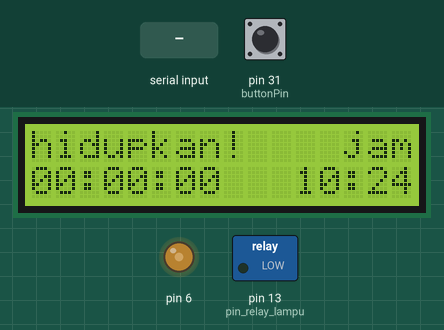
A sketch run on a simulated Arduino Mega 2560, built with avr-gcc and run on an emulated ATmega2560. On the bench: 16×2 character LCD, switched loads named in the sketch (green lamp = pin HIGH), output pins drawn as LEDs (lit = HIGH). Wiring (inferred from the names in the program): DS1307 clock at I2C address 0x68. Inputs (shaded band) come from the test bench; at power-on: pin 31 (buttonPin) LOW. The local clock reads 2024-03-15 10:24:30 at power-on unless the sketch sets it; what the sketch prints to the serial monitor is not drawn.

Above: at 1.3 s.
1.4 s: pin 31 (buttonPin) pulled HIGH for 0.15 s
At 1.48 s:
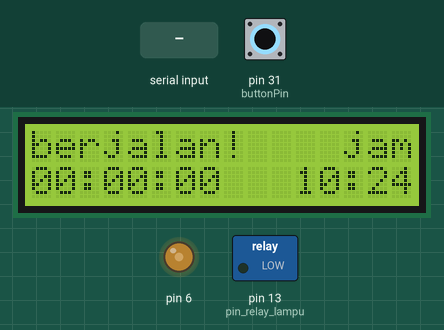
2.1 s: pin 31 (buttonPin) pulled HIGH for 1 s
At 3.03 s:
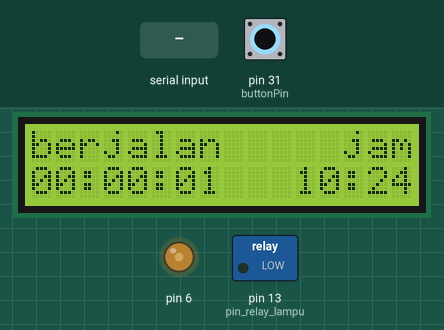
4.6 s: "2\n" received over Serial
6.1 s: "1\n" received over Serial
At 7.1 s:
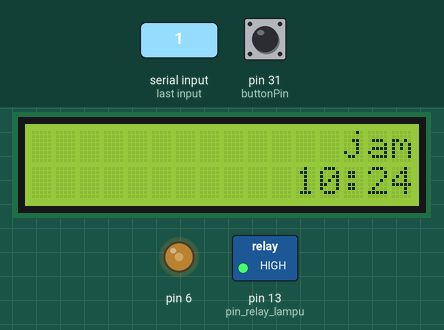
7.6 s: "90,45\n" received over Serial
Timing chart, 0 to 10.1 s (numbered marks = the images above; inputs shaded):
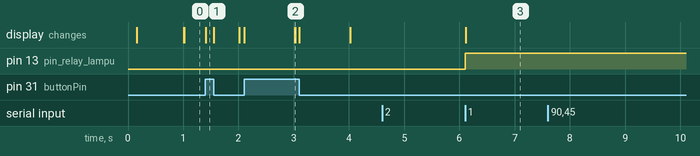

Measured:
- after the input at 1.4 s, the display: changes at once (image 1)
- after the input at 2.1 s, the display: first changes at once (image 2 shows a later state)
- after the input at 4.6 s, every drawn part: stays the same
- after the input at 6.1 s, pin 13 (pin_relay_lampu): LOW → HIGH at once; the display: changes at once (image 3)
- after the input at 7.6 s, every drawn part: stays the same

The sketch:

growlight_simplified_eepromplustimerlaf.ino
```cpp
/*=============================================
 * rtc == arduino
 * gnd == gnd
 * vcc == 5v
 * sda == sda
 * scl == scl
 *
 * relay lampu == arduino
 * gnd == pinout
 *
 * dht == arduino
 * + == 5v
 * - == gnd
 * data == pinout
 *
 *
 *
 *
 */


#include <EEPROM.h>
#include <Wire.h>
#include <DHT.h>
#include <LiquidCrystal.h>
#define DHTTYPE DHT22
#define DHTPIN 9
DHT dht(DHTPIN, DHTTYPE);
const int buttonPin = 31;
int contrast = 100;

LiquidCrystal lcd(12,11,5,4,3,2);

const int DS1307 = 0x68; // Address of DS1307 see data sheets
const char* namahari[] =
{"Minggu", "Senin", "Selasa", "Rabu", "Kamis", "Jum'at", "Sabtu"};
const char* namabulan[] =
{"Januari", "Februari", "Maret", "April", "Mei", "Juni", "Juli", "Augustus","September", "Oktober", "November", "Desember"};

bool man= false;
bool vled;
byte detik = 0;
byte menit = 0;
byte jam = 0;
byte hari = 0;
byte tanggal = 0;
byte bulan = 0;
byte tahun = 0;
byte input;

int addressjamawaleeprom = 0;
int addressmenitawaleeprom = 1;
int addressdetikawaleeprom = 2;
int addressjamakhireeprom = 3;
int addressmenitakhireeprom = 4;
int addressdetikakhireeprom = 5;

byte jamawal;
byte menitawal;
byte detikawal;
byte jamakhir;
byte menitakhir;
byte detikakhir;

///// stopwatch
///
unsigned long dtk;
unsigned long mnt;
unsigned long jm;
unsigned long sekarang;
unsigned long previousMillis=0;

byte hstart;
byte hfinish;
byte mstart;
byte mfinish;
byte sstart;
byte sfinish;

  unsigned long totalmenit;
  unsigned long totaldetik;
  unsigned long convertpembandingmenitnyala;
  unsigned long convertpembandingdetiknyala;
  unsigned long convertpembandingmenitmati;
  unsigned long convertpembandingdetikmati;
int buttonstate=0;
unsigned long start;
void setup() {
  // put your setup code here, to run once:
  Wire.begin();
  dht.begin();
  lcd.begin(16,2);
  analogWrite(6, contrast);
  pinMode(buttonPin, INPUT);
  Serial.begin(9600);
  pinMode(13,OUTPUT); //pin relay lampu
  tampilkanrtc();
  cekmode();

  Serial.println(man);
  Serial.print("EEPROM Length: ");
  Serial.print(EEPROM.length());
  Serial.println("");
  hstart = EEPROM.read(addressjamawaleeprom);
  mstart = EEPROM.read(addressmenitawaleeprom);
  sstart = EEPROM.read(addressdetikawaleeprom);
  hfinish = EEPROM.read(addressjamakhireeprom);
  mfinish = EEPROM.read(addressmenitakhireeprom);
  sfinish = EEPROM.read(addressdetikakhireeprom);
  Serial.println("waktu nyala dari jam : ");
  Serial.print(hstart);
  Serial.print(":");
  Serial.print(mstart);
  Serial.print(":");
  Serial.print(sstart);
  Serial.print(" sampai ");
  Serial.print(hfinish);
  Serial.print(":");
  Serial.print(mfinish);
  Serial.print(":");
  Serial.print(sfinish);
  Serial.println("");

  Serial.println("");
  Serial.println("1 = otomatis");
  Serial.println("2 = manual");

}

void loop() {
  // put your main code here, to run repeatedly:
  cekmode();
  tombol();
  tmr();
  waktu();
}

////////////////////////////////////////////////////////////////////////////////////
void digit(int angka){
  if (angka>=0 && angka<10){
    lcd.print('0');
  }
  lcd.print(angka);
}
void waktu(){
  bacartc();
  lcd.setCursor(13,0);
  lcd.print("jam");
  lcd.setCursor(11,1);
  digit(jam);
  lcd.setCursor(13,1);
  lcd.print(":");
  lcd.setCursor(14,1);
  digit(menit);
}
void tombol(){

  buttonstate = digitalRead(buttonPin);
  if(buttonstate == HIGH){
    stopwatch();
  } else
  if (buttonstate == LOW){
    start=0;
    lcd.setCursor(0,0);
    lcd.print("hidupkan!");
    lcd.setCursor(0,1);
    lcd.print("00:00:00");
  }
}
void tmr(){
unsigned long currentMillis;
currentMillis = millis();
  if (currentMillis-previousMillis >= 1000){
  previousMillis = currentMillis;
  start = start+1;
  lcd.clear();
}


}

void stopwatch(){
  lcd.setCursor(0,0);
  lcd.print("berjalan");
  lcd.setCursor(0,1);
  dtk=start%60;
  mnt=(start/60)%60;
  jm=(start/3600)%24;
  digit(jm);
  lcd.print(":");
  digit(mnt);
  lcd.print(":");
  digit(dtk);


}

void cekmode(){
  if (man==false){
    otomts();
  } else
  if (man==true){
    manual();
  }
}
void manual(){
  //on
  //off
  //lama penyinaran
  //atur tangggal
  //atur waktu
  //baca waktu
  //cek sensor
  //kembali ke otomatis
  Serial.println("1 = on lampu");
  Serial.println("2 = off lampu");
  Serial.println("3 = atur waktu nyala / mati");
  Serial.println("4 = atur tanggal");
  Serial.println("5 = atur waktu");
  Serial.println("6 = waktu sekarang");
  Serial.println("7 = cek dht");
  Serial.println("8 = kembali ke otomatis");
  Serial.println("");
  pilihan();
}
void otomts(){
  bacartc();

  totalmenit = ((jam*60)+menit);
  totaldetik = ((totalmenit*60)+detik);
  convertpembandingmenitnyala = ((hstart*60)+mstart);
  convertpembandingdetiknyala = ((convertpembandingmenitnyala*60)+sstart);
  convertpembandingmenitmati = ((hfinish*60)+mfinish);
  convertpembandingdetikmati = ((convertpembandingmenitmati*60)+sfinish);

  if((totaldetik>=convertpembandingdetiknyala) && (totaldetik<=convertpembandingdetikmati)){
    digitalWrite(13,HIGH);
  } else
  digitalWrite(13,LOW);
/* ////untuk cek detik, jangan dihapus
  Serial.println("waktu saat ini: ");
  Serial.println(totaldetik);
  Serial.println("waktu nyala: ");
  Serial.println(convertpembandingdetiknyala);
  Serial.println("waktu mati: ");
  Serial.println(convertpembandingdetikmati);
  delay(2000);
  */
}

void pilihan(){
  input = bacabyte();
  if(input==1){
    digitalWrite(13,HIGH);
    Serial.println("lampu nyala");
  } else
  if(input==2){
    Serial.println("lampu mati");
    digitalWrite(13,LOW);
  } else
  if(input==3){
    p3();
  } else
  if(input==4){
    p4();
  }else
  if(input==5){
    p5();
  } else
  if (input==6){
    p6();
  }else
  if(input==7){
    p7();
  }else
  if(input==8){
    p8();
  }else
  Serial.println("tidak ada");
}

void serialEvent(){
    input = bacabyte();
    if (input==1){
      man=false;
      Serial.println("otomatis dipilih");
      Serial.println("2 = manual");
    } else
    if (input==2){
      man=true;
      Serial.println("manual dipilih");

    } else
    Serial.println("tidak ada");
    //====================
}

////////////////////////////////////////////////////////////////////////////////////
void bacartc() {
  Wire.beginTransmission(DS1307);
  Wire.write(byte(0));
  Wire.endTransmission();
  Wire.requestFrom(DS1307, 7);
  detik = bcdkedec(Wire.read());
  menit = bcdkedec(Wire.read());
  jam = bcdkedec(Wire.read());
  hari = bcdkedec(Wire.read());
  tanggal = bcdkedec(Wire.read());
  bulan = bcdkedec(Wire.read());
  tahun = bcdkedec(Wire.read());
}

void tampilkanrtc() {
  char buffer[3];
  const char* AMPM = 0;
  bacartc();
  Serial.print(namahari[hari-1]);
  Serial.print(" ");
  Serial.print(tanggal);
  Serial.print(" ");
  Serial.print(namabulan[bulan-1]);
  Serial.print(", 20");
  Serial.print(tahun);
  Serial.print(" ");
  if (jam > 12) {
    jam -= 12;
    AMPM = " Sore";
  }
  else AMPM = " Pagi";
  Serial.print(jam);
  Serial.print(":");
  sprintf(buffer, "%02d", menit);
  Serial.print(buffer);
  Serial.print(":");
  Serial.print(detik);
  Serial.println(AMPM);
}

////////////////////////////////////////////////////////////////////////////////////
void p3(){
  Serial.println("atur jam nyala lampu");
  Serial.println("jam awal 0-23");
  jamawal = bacabyte();
  Serial.println(jamawal);
  Serial.println("menit awal, 0-59");
  menitawal = bacabyte();
  Serial.println(menitawal);
  Serial.println("detik awal, 0-59");
  detikawal = bacabyte();
  Serial.println(detikawal);
  Serial.println("jam akhir, 0-23");
  jamakhir = bacabyte();
  Serial.println(jamakhir);
  Serial.println("menit akhir, 0-59");
  menitakhir=bacabyte();
  Serial.println(menitakhir);
  Serial.println("detik akhir, 0-59");
  detikakhir=bacabyte();
  Serial.println(detikakhir);
  EEPROM.update(addressjamawaleeprom,jamawal);
  EEPROM.update(addressmenitawaleeprom, menitawal);
  EEPROM.update(addressdetikawaleeprom,detikawal);
  EEPROM.update(addressjamakhireeprom, jamakhir);
  EEPROM.update(addressmenitakhireeprom, menitakhir);
  EEPROM.update(addressdetikakhireeprom, detikakhir);

}
void p4(){
  Serial.println("pengaturan tanggal");
  Serial.println("tahun saat ini, 00-99");
  tahun = bacabyte();
  Serial.println(tahun);
  Serial.println("bulan saat ini, 1-12");
  bulan = bacabyte();
  Serial.println(namabulan[bulan-1]);
  Serial.println("tanggal saat ini, 1-31");
  tanggal = bacabyte();
  Serial.println(tanggal);
  Serial.println("hari saat ini, 1- 7, 1 Min | 2 Sen | 3 Sel | 4 Rab | 5 Kam | 6 Jum | 7 Sab ");
  hari = bacabyte();
  Serial.println(namahari[hari-1]);
  Wire.beginTransmission(DS1307);
  Wire.write(byte(0));
  Wire.write(deckebcd(detik));
  Wire.write(deckebcd(menit));
  Wire.write(deckebcd(jam));
  Wire.write(deckebcd(hari));
  Wire.write(deckebcd(tanggal));
  Wire.write(deckebcd(bulan));
  Wire.write(deckebcd(tahun));
  Wire.write(byte(0));
  Wire.endTransmission();
  tampilkanrtc();
}
void p5(){
  Serial.println("pengaturan waktu");
  Serial.println("jam saat ini, 0-23");
  jam = bacabyte();
  Serial.println(jam);
  Serial.println("menit saat ini, 0-59");
  menit = bacabyte();
  Serial.println(menit);
  Wire.beginTransmission(DS1307);
  Wire.write(byte(0));
  Wire.write(deckebcd(detik));
  Wire.write(deckebcd(menit));
  Wire.write(deckebcd(jam));
  Wire.write(deckebcd(hari));
  Wire.write(deckebcd(tanggal));
  Wire.write(deckebcd(bulan));
  Wire.write(deckebcd(tahun));
  Wire.write(byte(0));
  Wire.endTransmission();
  tampilkanrtc();
}
void p6(){
  tampilkanrtc();
}
void p7(){

float h=dht.readHumidity();
float t=dht.readTemperature();
Serial.println ();
Serial.print(h);
Serial.print(" %   ");
Serial.print(t);
Serial.println(" °C");
}
void p8(){
  man=false;
  Serial.println(man);
  Serial.println("otomatis berjalan");
  Serial.println("2 = manual");
}
////////////////////////////////////////////////////////////////////////////////////
byte deckebcd(byte val) {
  return ((val/10*16) + (val%10));
}
byte bcdkedec(byte val) {
  return ((val/16*10) + (val%16));
}

byte bacabyte() {
  while (!Serial.available()) delay(10);
  byte reading = 0;
  byte incomingByte = Serial.read();
  while (incomingByte != '\n') {
    if (incomingByte >= '0' && incomingByte <= '9')
      reading = reading * 10 + (incomingByte - '0');
    else;
    incomingByte = Serial.read();

  }
  Serial.flush();
  return reading;
}
```
